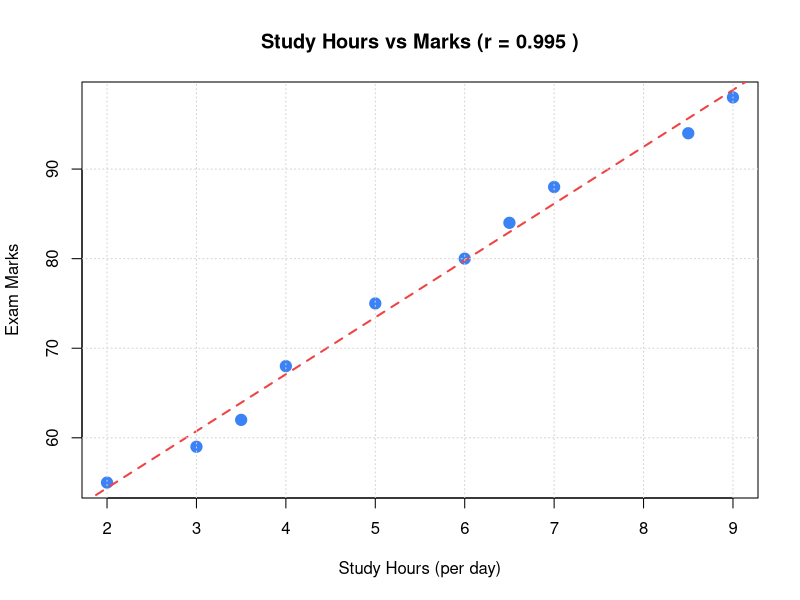

Here is the R script that generated this plot:
# Question 4: Create StudyHours and Marks for 10 students; calculate Pearson correlation and draw a scatter plot.

study_hours <- c(2, 3.5, 5, 4, 6.5, 7, 3, 8.5, 6, 9)
marks <- c(55, 62, 75, 68, 84, 88, 59, 94, 80, 98)

cat("--- Study Hours and Marks Data ---\n")
df <- data.frame(StudentID=1:10, StudyHours=study_hours, Marks=marks)
print(df)

corr_val <- cor(study_hours, marks, method="pearson")
cat("\nPearson Correlation Coefficient:", round(corr_val, 4), "\n")

png("../screenshots/q04_scatterplot.png", width=800, height=600, res=120)
plot(study_hours, marks, pch=19, col="#3b82f6", cex=1.5,
     main=paste("Study Hours vs Marks (r =", round(corr_val, 3), ")"),
     xlab="Study Hours (per day)", ylab="Exam Marks")
abline(lm(marks ~ study_hours), col="#ef4444", lwd=2, lty=2)
grid()
dev.off()
cat("\nScatter plot saved to screenshots/q04_scatterplot.png\n")
